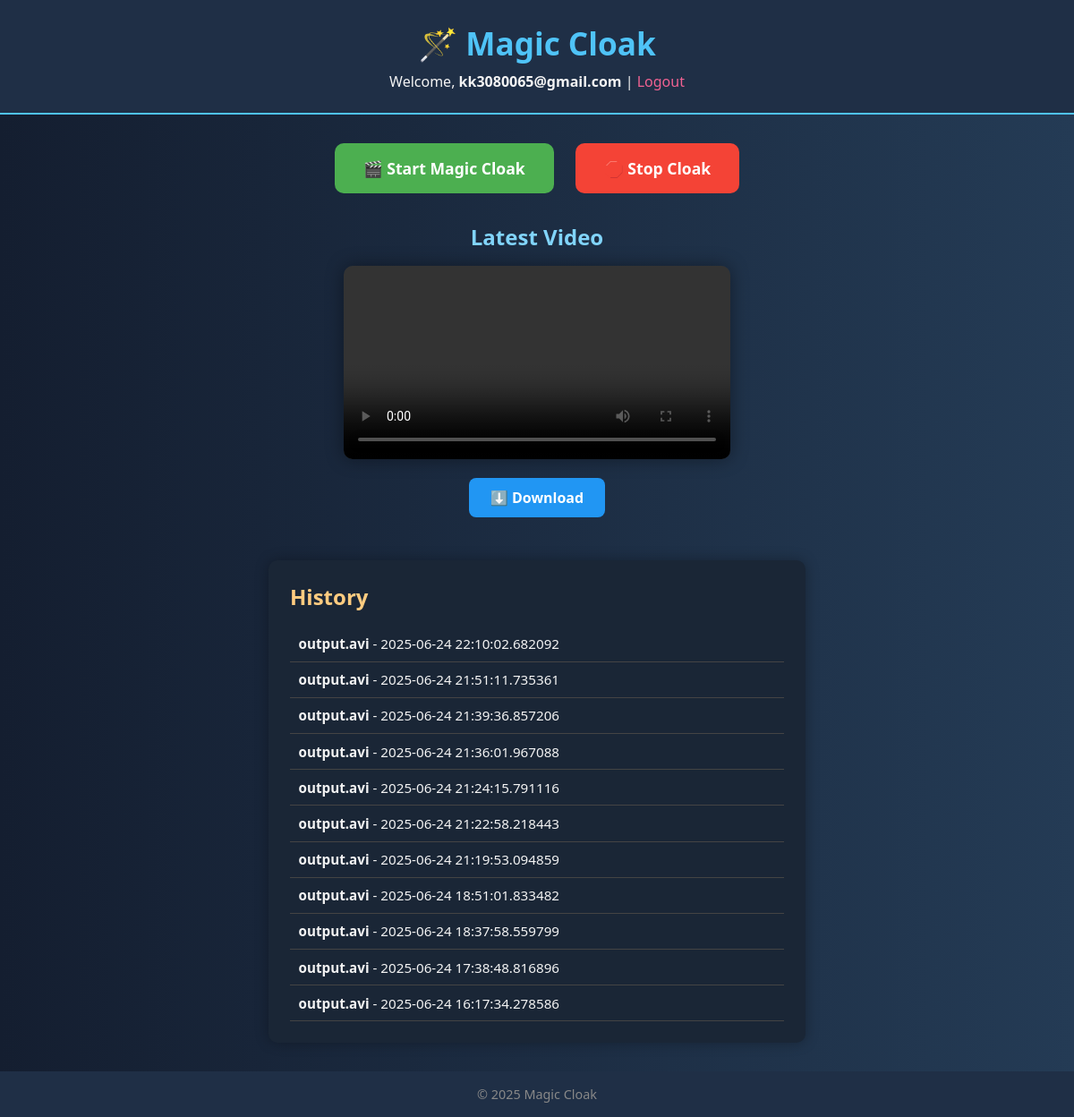
The page / (signed in) on the database its author committed.
### tables this page shows
CREATE TABLE history (username TEXT, filename TEXT, uploaded_at TEXT);

### app.py (the view)
@app.route('/')
def dashboard():
    username = session.get('username')
    conn = sqlite3.connect('users.db')
    c = conn.cursor()
    history = []
    latest = None
    if username:
        c.execute("SELECT filename, uploaded_at FROM history WHERE username=? ORDER BY uploaded_at DESC", (username,))
        history = c.fetchall()
        latest = history[0][0] if history else None
    return render_template('dashboard.html', username=username, history=history, latest_video=latest, datetime=datetime)

### templates/dashboard.html (shortened to what this page needs)
<!DOCTYPE html>
<html lang="en">
<head>
    <link rel="stylesheet" href="{{ url_for('static', filename='css/style-dashboard.css') }}">
</head>
<body>
    <header class="header">
        <h1>🪄 Magic Cloak</h1>
        {% if username %}
            <p>Welcome, <strong>{{ username }}</strong> | <a href="{{ url_for('logout') }}">Logout</a></p>
        {% endif %}
    </header>
    <main>
        <section class="controls">
            {% if username %}
            <div class="button-group">
                <a href="{{ url_for('process_video') }}" class="action-btn start">🎬 Start Magic Cloak</a>
                <a href="{{ url_for('stop_video') }}" class="action-btn stop">🛑 Stop Cloak</a>
            </div>
            {% else %}
            <div class="button-group">
                <a href="{{ url_for('login') }}" class="action-btn start">Login to Start</a>
            </div>
            {% endif %}
        </section>
        {% if latest_video %}
        <section class="latest-video">
            <h2>Latest Video</h2>
            <video controls width="480">
                <source src="{{ url_for('serve', f=latest_video) }}" type="video/mp4">
            </video>
            <div class="download-link">
                <a href="{{ url_for('serve', f=latest_video) }}" download class="download-btn">⬇️ Download</a>
            </div>
        </section>
        {% endif %}
        {% if history %}
        <section class="history">
            <h2>History</h2>
            <ul>
                {% for file, date in history %}
                <li><strong>{{ file }}</strong> - {{ date }}</li>
                {% endfor %}
            </ul>
        </section>
        {% endif %}
    </main>
    <footer>
        <p>© {{ datetime.utcnow().year }} Magic Cloak</p>
    </footer>
</body>
</html>

### static/css/style-dashboard.css (style rules this page uses)
* { margin: 0; padding: 0; box-sizing: border-box; }
body { font-family: 'Segoe UI', Tahoma, Geneva, Verdana, sans-serif; background: linear-gradient(to right, #141e30, #243b55); color: #f4f4f4; min-height: 100vh; display: flex; flex-direction: column; }
.header { background-color: #1f2f46; padding: 1.5rem; text-align: center; border-bottom: 2px solid #4fc3f7; }
.header h1 { font-size: 2.2rem; color: #4fc3f7; }
.header p { margin-top: 0.5rem; font-size: 1rem; }
.header a { color: #f06292; text-decoration: none; }
main { flex: 1; padding: 2rem; display: flex; flex-direction: column; align-items: center; }
.controls { margin-bottom: 2rem; }
.button-group { display: flex; gap: 1.5rem; justify-content: center; }
.action-btn { padding: 1rem 2rem; font-size: 1.1rem; border: none; border-radius: 10px; cursor: pointer; text-decoration: none; font-weight: bold; transition: background-color 0.3s ease, transform 0.2s; }
.start { background-color: #4caf50; color: white; }
.stop { background-color: #f44336; color: white; }
.latest-video { text-align: center; margin-bottom: 3rem; }
.latest-video h2 { margin-bottom: 1rem; color: #81d4fa; }
.latest-video video { max-width: 90%; border-radius: 10px; box-shadow: 0 0 20px rgba(0,0,0,0.4); }
.download-link { margin-top: 1rem; }
.download-btn { display: inline-block; padding: 0.7rem 1.5rem; background-color: #2196f3; color: white; border-radius: 8px; text-decoration: none; font-weight: bold; transition: background-color 0.3s ease; }
.history { background-color: #1a2636; padding: 1.5rem; width: 100%; max-width: 600px; border-radius: 10px; overflow-y: auto; box-shadow: 0 0 15px rgba(0,0,0,0.3); }
.history h2 { margin-bottom: 1rem; color: #ffcc80; }
.history ul { list-style-type: none; }
.history li { padding: 0.6rem; border-bottom: 1px solid #444; font-size: 0.95rem; }
footer { background-color: #1f2f46; text-align: center; padding: 1rem; font-size: 0.9rem; color: #888; }

### rows shown on the page
history: filename "output.avi", uploaded_at "2025-06-24 22:10:02.682092"
history: filename "output.avi", uploaded_at "2025-06-24 21:51:11.735361"
history: filename "output.avi", uploaded_at "2025-06-24 21:39:36.857206"
history: filename "output.avi", uploaded_at "2025-06-24 21:36:01.967088"
history: filename "output.avi", uploaded_at "2025-06-24 21:24:15.791116"
history: filename "output.avi", uploaded_at "2025-06-24 21:22:58.218443"
history: filename "output.avi", uploaded_at "2025-06-24 21:19:53.094859"
history: filename "output.avi", uploaded_at "2025-06-24 18:51:01.833482"
history: filename "output.avi", uploaded_at "2025-06-24 18:37:58.559799"
history: filename "output.avi", uploaded_at "2025-06-24 17:38:48.816896"
history: filename "output.avi", uploaded_at "2025-06-24 16:17:34.278586"

### other values the page prints
{{ username }} "kk3080065@gmail.com"
